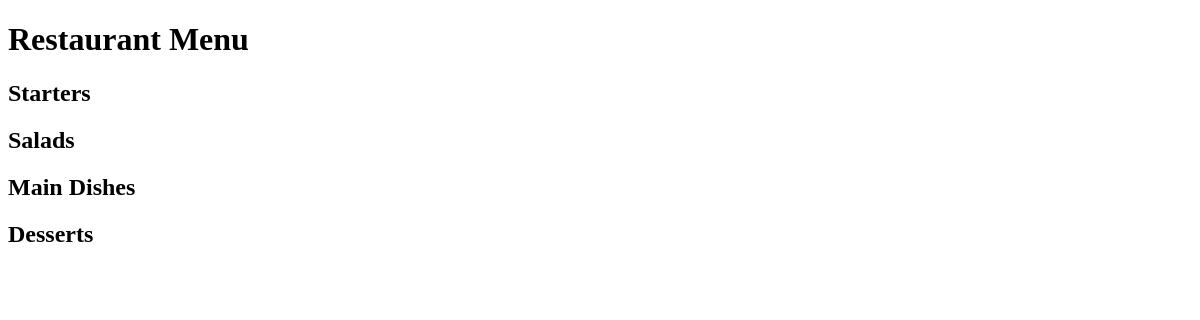
The app's page /, older data.
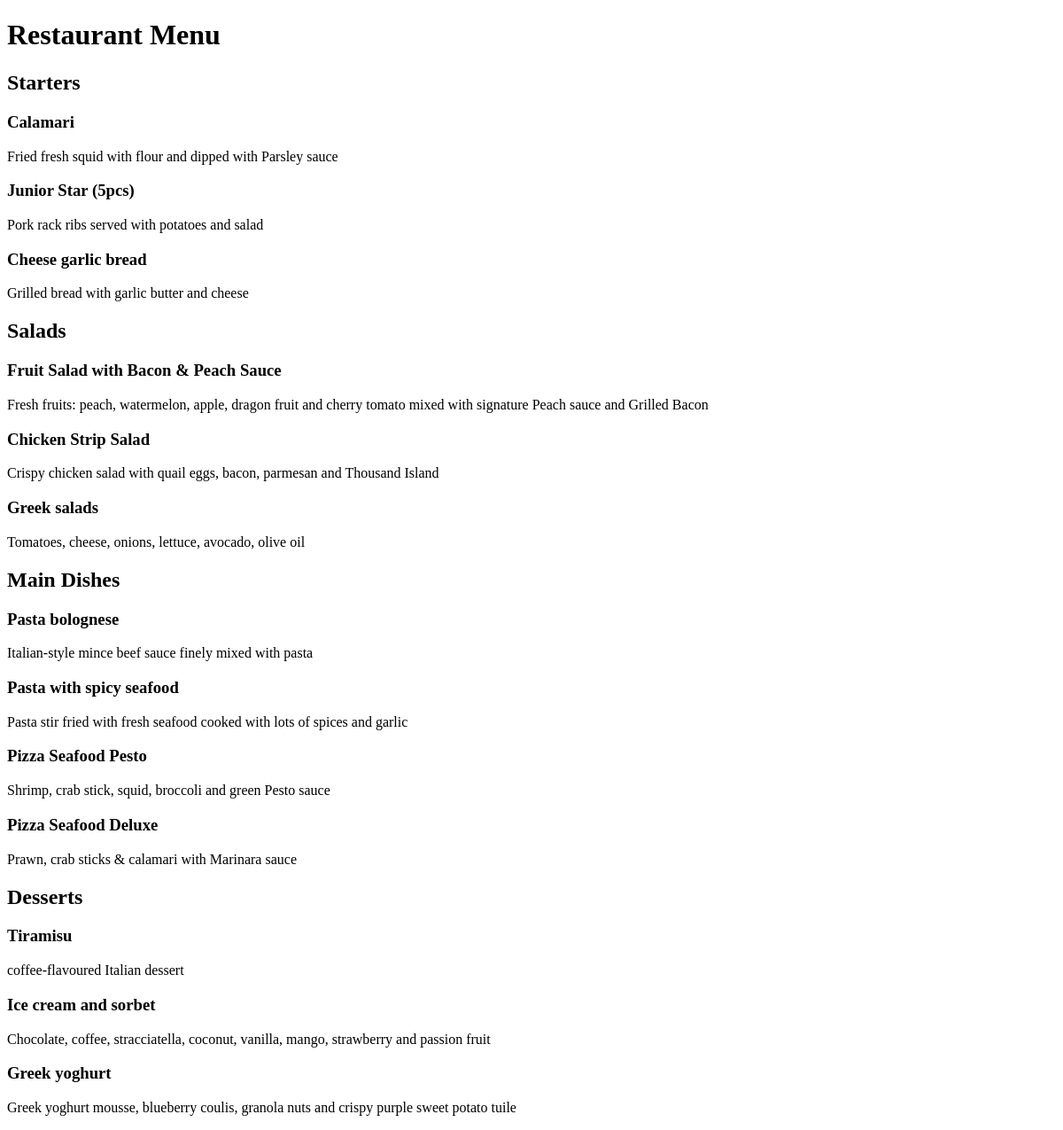
The same page, newer data.
### restaurant_menu/models.py (models this page shows, shortened)
class Meal(models.Model):
    meal_name = models.CharField(max_length=1000, unique=True)
    description = models.CharField(max_length=2000)
    price = models.DecimalField(max_digits=10, decimal_places=2)
    meal_type = models.CharField(max_length=200, choices=MEAL_TYPE)
    author = models.ForeignKey(User, on_delete=models.PROTECT)
    status = models.IntegerField(choices=MEAL_STATUS, default=1)
    created_on = models.DateTimeField(auto_now_add=True)
    updated_on = models.DateTimeField(auto_now=True)

### restaurant_menu/views.py (the view)
# urls.py: path('', views.MenuList.as_view(), name='home')
class MenuList(generic.ListView):
    queryset = Meal.objects.order_by("-created_on")
    template_name = "index.html"
    def get_context_data(self, **kwargs):
        context = super().get_context_data(**kwargs)
        context["meal_types"] = MEAL_TYPE
        return context

### restaurant_menu/templates/index.html (shortened to what this page needs)
<!DOCTYPE html>
<html lang="en">
<head>
</head>
<body>
    <h1>Restaurant Menu</h1>
    {% for meal_type in meal_types %}
        <h2>{{ meal_type.1 }}</h2>
        {% for row in meal_list %}
            {% if row.meal_type == meal_type.0 %}
                {% if row.status == 0 %}
                    <h3><del>{{ row.meal_name }}</del></h3>
                    <p>{{ row.description }}</p>
                {% else %}
                    <h3>{{ row.meal_name }}</h3>
                    <p>{{ row.description }}</p>
                {% endif %}
            {% endif %}
        {% endfor %}
    {% endfor %}
</body>
</html>

Row changes from the older to the newer data that the page shows:
added Meal: meal_name "Calamari", description "Fried fresh squid with flour and dipped with Parsley sauce", shown under "Starters"
added Meal: meal_name "Junior Star (5pcs)", description "Pork rack ribs served with potatoes and salad", shown under "Starters"
added Meal: meal_name "Cheese garlic bread", description "Grilled bread with garlic butter and cheese", shown under "Starters"
added Meal: meal_name "Fruit Salad with Bacon & Peach Sauce", description "Fresh fruits: peach, watermelon, apple, dragon fruit and cherry tomato mixed with signature Peach sauce and Grilled Bacon", shown under "Salads"
added Meal: meal_name "Chicken Strip Salad", description "Crispy chicken salad with quail eggs, bacon, parmesan and Thousand Island", shown under "Salads"
added Meal: meal_name "Greek salads", description "Tomatoes, cheese, onions, lettuce, avocado, olive oil", shown under "Salads"
added Meal: meal_name "Pasta bolognese", description "Italian-style mince beef sauce finely mixed with pasta", shown under "Main Dishes"
added Meal: meal_name "Pasta with spicy seafood", description "Pasta stir fried with fresh seafood cooked with lots of spices and garlic", shown under "Main Dishes"
added Meal: meal_name "Pizza Seafood Pesto", description "Shrimp, crab stick, squid, broccoli and green Pesto sauce", shown under "Main Dishes"
added Meal: meal_name "Pizza Seafood Deluxe", description "Prawn, crab sticks & calamari with Marinara sauce", shown under "Main Dishes"
added Meal: meal_name "Tiramisu", description "coffee-flavoured Italian dessert", shown under "Desserts"
added Meal: meal_name "Ice cream and sorbet", description "Chocolate, coffee, stracciatella, coconut, vanilla, mango, strawberry and passion fruit", shown under "Desserts"
added Meal: meal_name "Greek yoghurt", description "Greek yoghurt mousse, blueberry coulis, granola nuts and crispy purple sweet potato tuile", shown under "Desserts"
